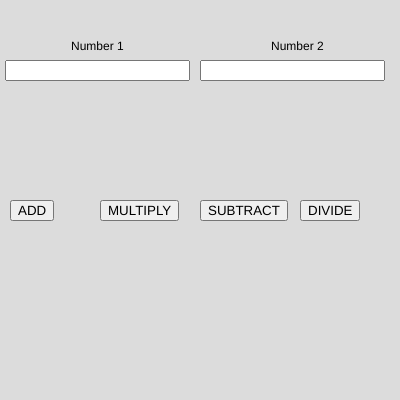
Frame 1 (no input)
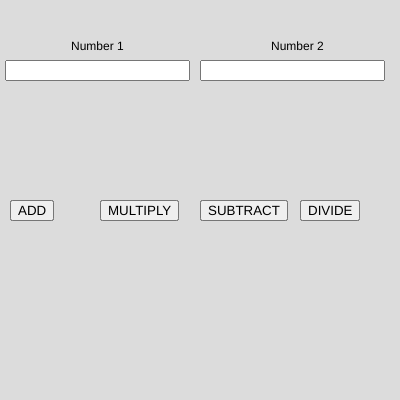
Frame 60 (no input)
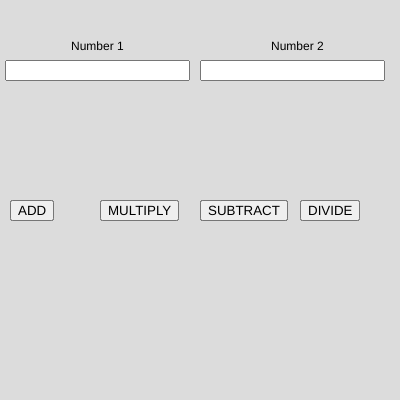
Frame 120 (the mouse pressed at the canvas centre since frame 60)

The p5.js sketch that drew these frames (run headless with seeded random() and noise() and a simulated clock; from frame 60 on, the mouse is pressed at the canvas centre):

// p5.js sketch
// ── sketch.js
var num1, num2; 

var b1, b2, b3, b4;

var n1, n2;

function setup() {
  createCanvas(400, 400); 
  num1 = createInput();
  num1.position(5, 60); 
  
  num2 = createInput();
  num2.position(200, 60);
}

function draw() 
{
  background(220);

  text ("Number 1", 71, 50);
  text ("Number 2", 271, 50);

  n1 = parseInt (num1.value ())
  n2 = parseInt (num2.value ())

  b1 = createButton("ADD");
  b1.position(10, 200);
  b1.mousePressed(add);

  b2 = createButton("MULTIPLY");
  b2.position(100, 200); 
  b2.mousePressed(mul)

  b3 = createButton("SUBTRACT");
  b3.position(200, 200); 
  b3.mousePressed(sub)

  b4 = createButton("DIVIDE");
  b4.position(300, 200); 
  b4.mousePressed(division_numbers);
}

function add (){
console.log (n1 +n2);
}

function sub (){
  console.log (n1 - n2);
  }

function mul (){
  console.log (n1 * n2);
 }

function division_numbers (){
  console.log (n1 / n2);
}
